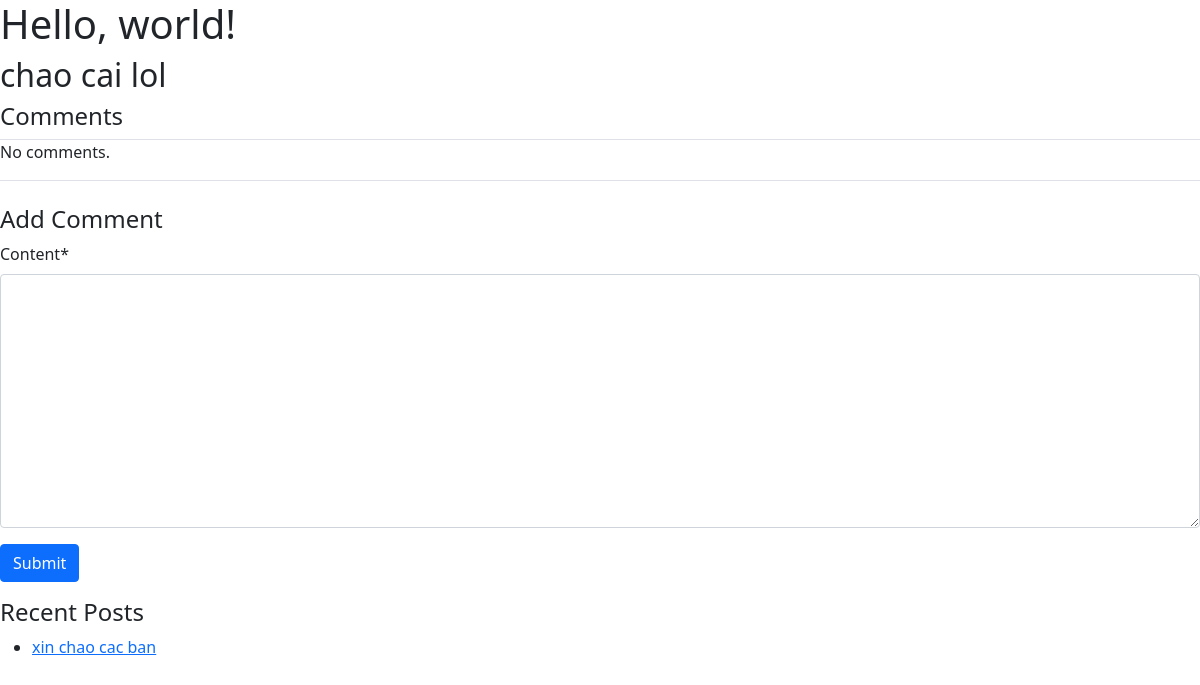
The app's page /post/chao-cai-lol/ (signed in), older data.
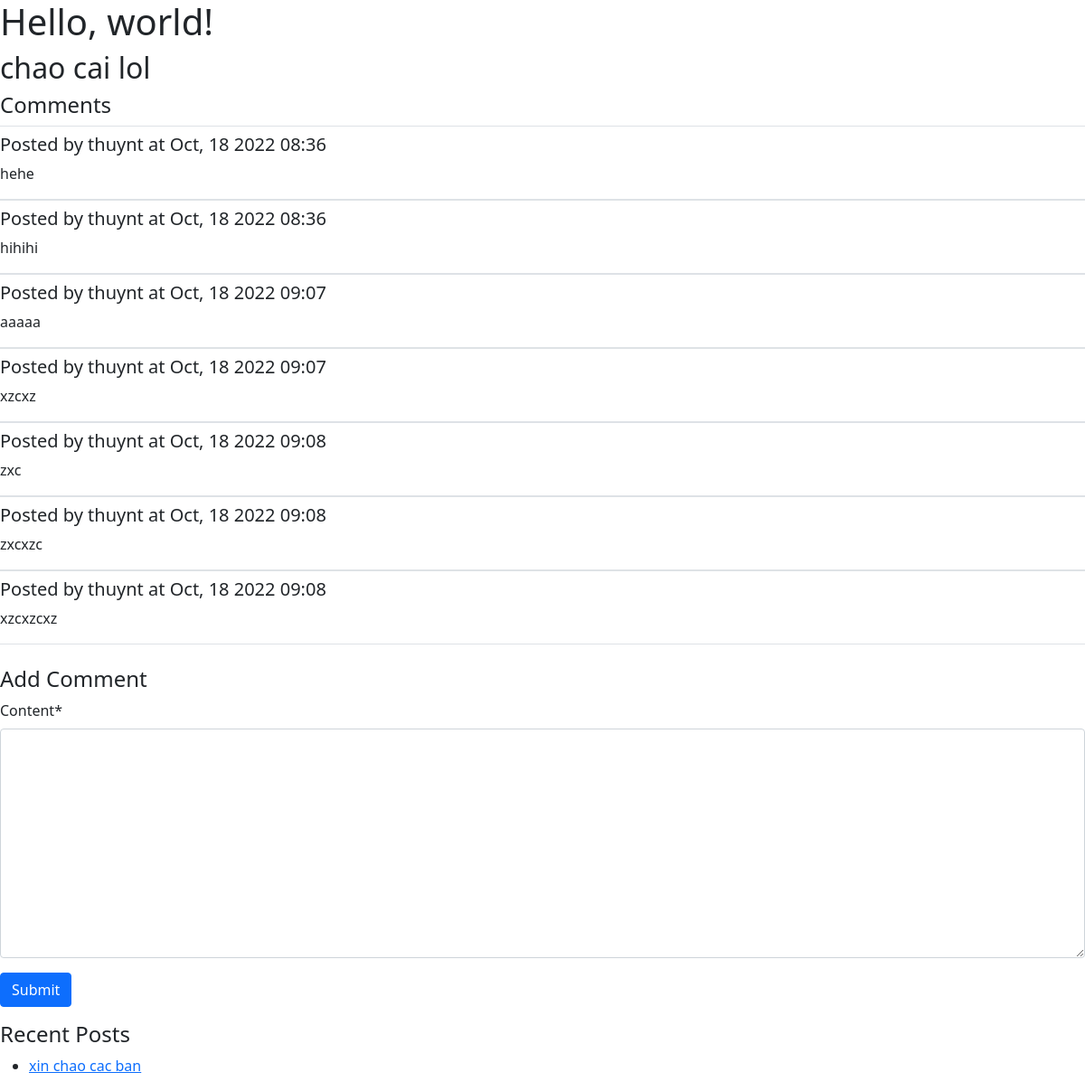
The same page, newer data.
### blog/models.py (models this page shows, shortened)
class Post(models.Model):
    author = models.ForeignKey(
        settings.AUTH_USER_MODEL, on_delete=models.PROTECT)
    created_at = models.DateTimeField(auto_now_add=True)
    modified_at = models.DateTimeField(auto_now=True)
    published_at = models.DateTimeField(blank=True, null=True)
    title = models.TextField(max_length=100)
    slug = models.SlugField()
    summary = models.TextField(max_length=500)
    content = models.TextField()
    tags = models.ManyToManyField(Tag, related_name="posts")
    comments = GenericRelation(Comment)

class Comment(models.Model):
    creator = models.ForeignKey(
        settings.AUTH_USER_MODEL, on_delete=models.CASCADE)
    content = models.TextField()
    content_type = models.ForeignKey(ContentType, on_delete=models.CASCADE)
    object_id = models.PositiveIntegerField()
    content_object = GenericForeignKey("content_type", "object_id")
    created_at = models.DateTimeField(auto_now_add=True)
    modified_at = models.DateTimeField(auto_now=True)

### blog/views.py (the view)
# urls.py: path("post/<slug>/", blog.views.post_detail, name="blog-post-detail"),
def post_detail(request, slug):
    post = get_object_or_404(Post, slug=slug)
    if request.user.is_active:
        if request.method == "POST":
            comment_form = CommentForm(request.POST)
            if comment_form.is_valid():
                comment = comment_form.save(commit=False)
                comment.content_object = post
                comment.creator = request.user
                comment.save()
                return redirect(request.path_info)
        else:
            comment_form = CommentForm()
    return render(request, "blog/post-detail.html", {"post": post, "comment_form": comment_form})

### blog/forms.py
class CommentForm(forms.ModelForm):
    class Meta:
        model = Comment
        fields = ["content"]
    def __init__(self, *args, **kwargs):
        super(CommentForm, self).__init__(*args, **kwargs)
        self.helper = FormHelper()
        self.helper.add_input(Submit('submit', 'Submit'))

### blog/templatetags/blog_extras.py (called while the page is built)
@register.simple_tag
def row(extra_classes=""):
    return format_html('<div class="row {}">', extra_classes)

@register.simple_tag
def endrow():
    return format_html("</div>")

@register.simple_tag
def col(extra_classes=""):
    return format_html('<div class="col {}">', extra_classes)

@register.simple_tag
def endcol():
    return format_html("</div>")

@register.inclusion_tag("blog/post-list.html")
def recent_posts(post):
    posts = Post.objects.exclude(pk=post.pk)[:5]
    return {"title": "Recent Posts", "posts": posts}

### templates/blog/post-detail.html
{% extends "base.html" %}
{% load blog_extras %}
{% block content %}
<h2>{{ post.title }}</h2>
{% row %}
    {% col %}
        {% include "blog/post-comments.html" %}
        {% recent_posts post %}
    {% endcol %}
{% endrow %}
{% endblock %}

### templates/blog/post-comments.html
{% load blog_extras crispy_forms_tags %}
<h4>Comments</h4>
{% for comment in post.comments.all %}
{% row "border-top pt-2" %}
    {% col %}
        <h5>Posted by {{ comment.creator }} at {{ comment.created_at|date:"M, d Y h:i" }}</h5>
    {% endcol %}
{% endrow %}
{% row "border-bottom" %}
    {% col %}
        <p>{{ comment.content }}</p>
    {% endcol %}
{% endrow %}
{% empty %}
    {% row "border-top border-bottom" %}
        {% col %}
            <p>No comments.</p>
        {% endcol %}
    {% endrow %}
{% endfor %}
{% if request.user.is_active %}
{% row "mt-4" %}
    {% col %}
        <h4>Add Comment</h4>
		{% crispy comment_form %}
    {% endcol %}
{% endrow %}
{% endif %}

### templates/blog/post-list.html
<h4>{{ title }}</h4>
<ul>
{% for post in posts %}
    <li><a href="{% url 'blog-post-detail' post.slug %}">{{ post.title }}</a></li>
{% endfor %}
</ul>

Row changes from the older to the newer data that the page shows:
added Comment: creator "thuynt", created_at "Oct, 18 2022 08:36", content "hehe"
added Comment: creator "thuynt", created_at "Oct, 18 2022 08:36", content "hihihi"
added Comment: creator "thuynt", created_at "Oct, 18 2022 09:07", content "aaaaa"
added Comment: creator "thuynt", created_at "Oct, 18 2022 09:07", content "xzcxz"
added Comment: creator "thuynt", created_at "Oct, 18 2022 09:08", content "zxc"
added Comment: creator "thuynt", created_at "Oct, 18 2022 09:08", content "zxcxzc"
added Comment: creator "thuynt", created_at "Oct, 18 2022 09:08", content "xzcxzcxz"
Text that changed along with them:
text no longer shown: "No comments."
